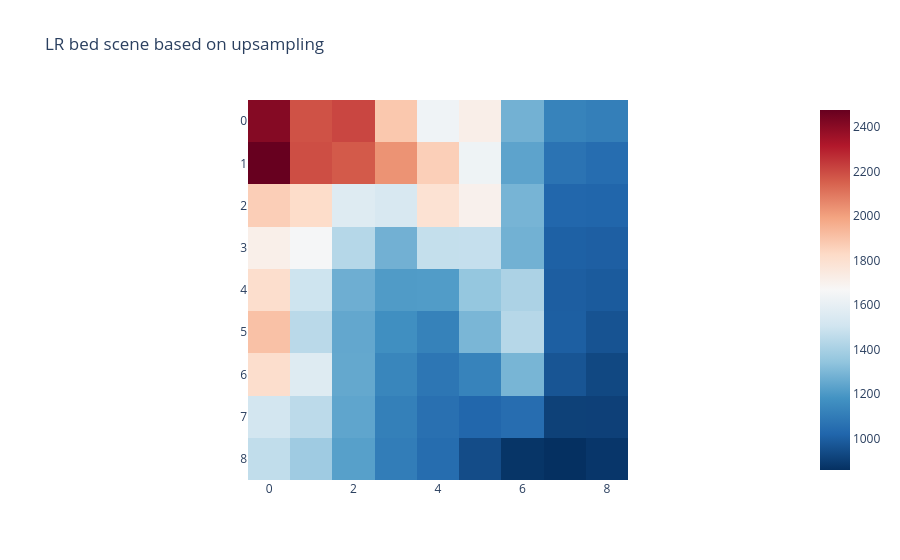

Notebook cell for this chart:
### Code cell
fig = px.imshow(lr_scene_bed_tensor.squeeze(), 
                color_continuous_scale = 'RdBu_r',
                origin = "upper", 
                title = "LR bed scene based on upsampling")
fig.show()

### Figure 1 — Plotly figure (JSON) as saved in the notebook; plotly's stock layout.template omitted (floating-point values rounded to 4 significant figures)
{"data": [{"coloraxis": "coloraxis", "hovertemplate": "x: %{x}<br>y: %{y}<br>color: %{z}<extra></extra>", "name": "0", "type": "heatmap", "xaxis": "x", "yaxis": "y", "z": [[2411.0, 2184.0, 2211.0, 1887.0, 1633.0, 1717.0, 1281.0, 1126.0, 1110.0], [2476.0, 2193.0, 2165.0, 2032.0, 1864.0, 1631.0, 1235.0, 1068.0, 1046.0], [1867.0, 1818.0, 1560.0, 1535.0, 1789.0, 1705.0, 1288.0, 1024.0, 1020.0], [1714.0, 1659.0, 1434.0, 1278.0, 1473.0, 1476.0, 1279.0, 1005.0, 1001.0], [1809.0, 1499.0, 1270.0, 1208.0, 1211.0, 1353.0, 1411.0, 996.7, 988.2], [1907.0, 1447.0, 1248.0, 1167.0, 1122.0, 1295.0, 1436.0, 999.7, 965.3], [1809.0, 1560.0, 1249.0, 1134.0, 1078.0, 1124.0, 1291.0, 969.6, 930.3], [1513.0, 1452.0, 1239.0, 1113.0, 1057.0, 1024.0, 1048.0, 909.2, 908.5], [1464.0, 1377.0, 1223.0, 1103.0, 1045.0, 943.6, 873.1, 859.2, 877.5]]}], "layout": {"coloraxis": {"colorscale": [[0, "rgb(5,48,97)"], [0.1, "rgb(33,102,172)"], [0.2, "rgb(67,147,195)"], [0.3, "rgb(146,197,222)"], [0.4, "rgb(209,229,240)"], [0.5, "rgb(247,247,247)"], [0.6, "rgb(253,219,199)"], [0.7, "rgb(244,165,130)"], [0.8, "rgb(214,96,77)"], [0.9, "rgb(178,24,43)"], [1, "rgb(103,0,31)"]]}, "title": {"text": "LR bed scene based on upsampling"}, "xaxis": {"anchor": "y", "constrain": "domain", "domain": [0, 1], "scaleanchor": "y"}, "yaxis": {"anchor": "x", "autorange": "reversed", "constrain": "domain", "domain": [0, 1]}}}
